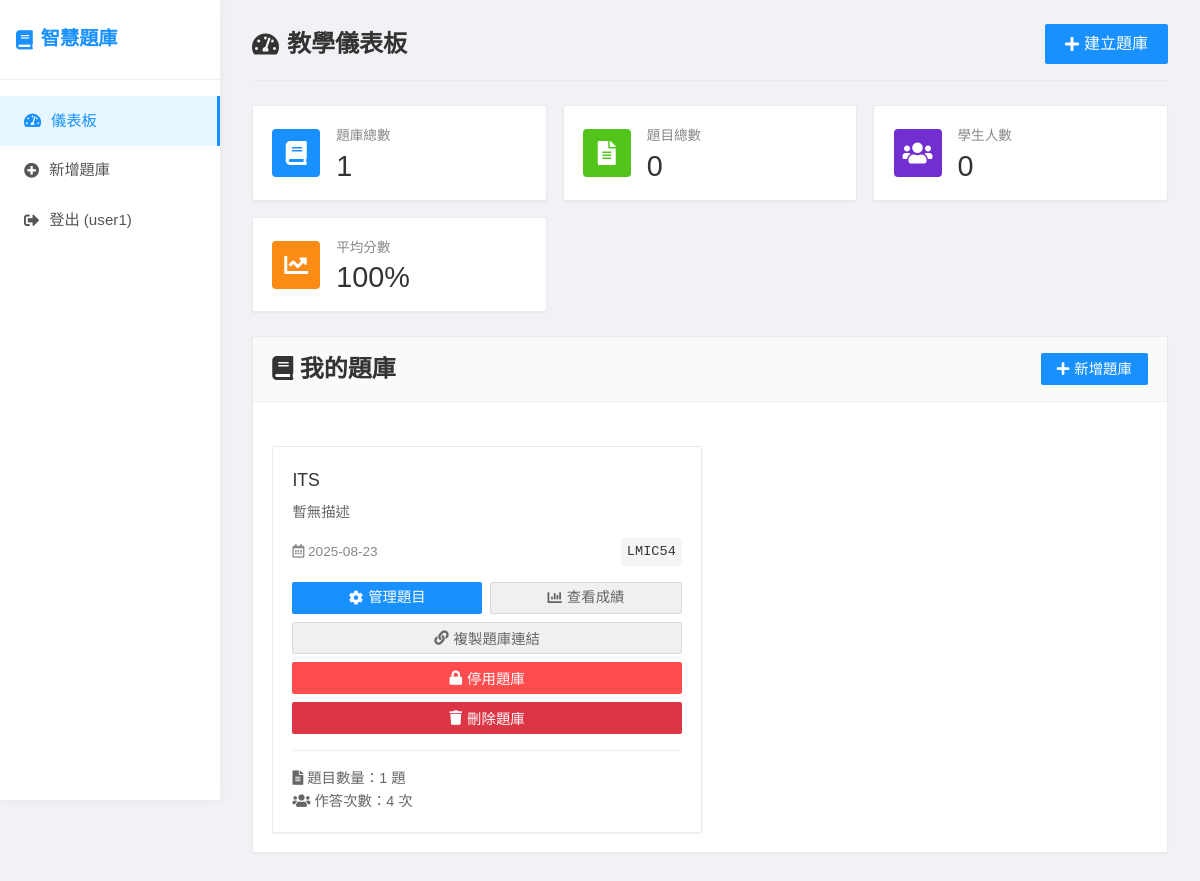
The app's page /teacher-dashboard (signed in), older data.
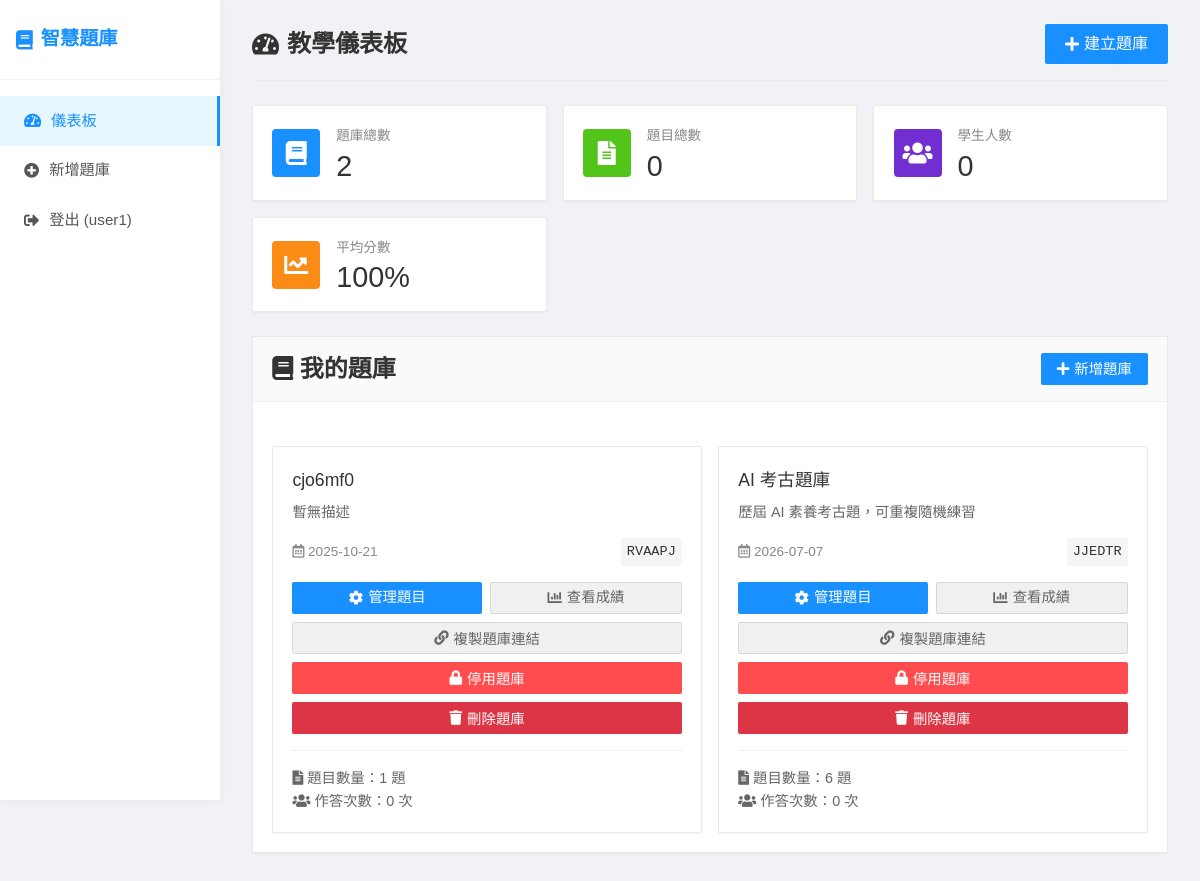
The same page, newer data.
### app.py (models this page shows)
class User(UserMixin, db.Model):
    id = db.Column(db.Integer, primary_key=True)
    username = db.Column(db.String(80), unique=True, nullable=False)
    email = db.Column(db.String(120), unique=True, nullable=False)
    password_hash = db.Column(db.String(120), nullable=False)
    is_teacher = db.Column(db.Boolean, default=True)
    created_at = db.Column(db.DateTime, default=datetime.utcnow)
    quiz_banks = db.relationship('QuizBank', backref='owner', lazy=True)

class QuizBank(db.Model):
    id = db.Column(db.Integer, primary_key=True)
    title = db.Column(db.String(200), nullable=False)
    description = db.Column(db.Text)
    access_code = db.Column(db.String(10), unique=True, nullable=False)
    is_active = db.Column(db.Boolean, default=True)
    quiz_mode = db.Column(db.String(20), default='fixed')
    session_question_count = db.Column(db.Integer, default=10)
    category_ratios = db.Column(db.Text)
    scoring_mode = db.Column(db.String(20), default='explicit')  # explicit | average
    scoring_total_points = db.Column(db.Float, default=100)
    created_at = db.Column(db.DateTime, default=datetime.utcnow)
    teacher_id = db.Column(db.Integer, db.ForeignKey('user.id'), nullable=False)
    questions = db.relationship('Question', backref='quiz_bank', lazy=True, cascade='all, delete-orphan')
    submissions = db.relationship('Submission', backref='quiz_bank', lazy=True)

### app.py (the view)
@app.route('/teacher-dashboard')
@login_required
def teacher_dashboard():
    quiz_banks = QuizBank.query.filter_by(teacher_id=current_user.id).all()
    return render_template('teacher_dashboard.html', quiz_banks=quiz_banks)

### app.py (called while the page is built)
@login_manager.user_loader
def load_user(user_id):
    return User.query.get(int(user_id))

### templates/teacher_dashboard.html (shortened to what this page needs)
{% extends "base.html" %}
{% block content %}
<div class="page-header">
    <h1><i class="fas fa-tachometer-alt"></i> 教學儀表板</h1>
    <a href="{{ url_for('create_quiz_bank') }}" class="btn btn-lg">
        <i class="fas fa-plus"></i> 建立題庫
    </a>
</div>
<div class="stats-cards">
    <div class="stat-card">
        <div class="stat-icon blue">
            <i class="fas fa-book"></i>
        </div>
        <div class="stat-content">
            <div class="stat-title">題庫總數</div>
            <div class="stat-value">{{ quiz_banks|length }}</div>
        </div>
    </div>
    <div class="stat-card">
        <div class="stat-icon green">
            <i class="fas fa-file-alt"></i>
        </div>
        <div class="stat-content">
            <div class="stat-title">題目總數</div>
            <div class="stat-value">{% set total_questions = 0 %}{% for bank in quiz_banks %}{% set total_questions = total_questions + bank.questions|length %}{% endfor %}{{ total_questions }}</div>
        </div>
    </div>
    <div class="stat-card">
        <div class="stat-icon purple">
            <i class="fas fa-users"></i>
        </div>
        <div class="stat-content">
            <div class="stat-title">學生人數</div>
            <div class="stat-value">{% set total_submissions = 0 %}{% for bank in quiz_banks %}{% set total_submissions = total_submissions + bank.submissions|length %}{% endfor %}{{ total_submissions }}</div>
        </div>
    </div>
    <div class="stat-card">
        <div class="stat-icon orange">
            <i class="fas fa-chart-line"></i>
        </div>
        <div class="stat-content">
            <div class="stat-title">平均分數</div>
            <div class="stat-value">100%</div>
        </div>
    </div>
</div>
<div class="card">
    <div class="card-header">
        <h2><i class="fas fa-book"></i> 我的題庫</h2>
        <a href="{{ url_for('create_quiz_bank') }}" class="btn">
            <i class="fas fa-plus"></i> 新增題庫
        </a>
    </div>
    <div class="card-body">
        {% if quiz_banks %}
            <div class="quiz-banks-grid">
                {% for quiz_bank in quiz_banks %}
                <div class="quiz-bank-card">
                    <div class="quiz-bank-title">{{ quiz_bank.title }}</div>
                    <div class="quiz-bank-description">
                        {{ quiz_bank.description if quiz_bank.description else '暫無描述' }}
                    </div>
                    <div class="quiz-bank-info">
                        <span><i class="far fa-calendar-alt"></i> {{ quiz_bank.created_at.strftime('%Y-%m-%d') }}</span>
                        <span class="access-code">{{ quiz_bank.access_code }}</span>
                    </div>
                    <div style="display: flex; gap: 0.5rem; margin-top: 1rem;">
                        <a href="{{ url_for('manage_quiz_bank', quiz_bank_id=quiz_bank.id) }}" class="btn" style="flex: 1; text-align: center;">
                            <i class="fas fa-cog"></i> 管理題目
                        </a>
                        <a href="{{ url_for('view_submissions_page', quiz_bank_id=quiz_bank.id) }}" class="btn btn-secondary" style="flex: 1; text-align: center;">
                            <i class="fas fa-chart-bar"></i> 查看成績
                        </a>
                    </div>
                    <div style="margin-top: 0.5rem;">
                        <button onclick="copyQuizLink('{{ quiz_bank.access_code }}')" class="btn btn-secondary" style="width: 100%;">
                            <i class="fas fa-link"></i> 複製題庫連結
                        </button>
                    </div>
                    <div style="margin-top: 0.5rem;">
                        <button onclick="toggleQuizBank({{ quiz_bank.id }}, {{ quiz_bank.is_active|lower }})"
                                class="btn {{ 'btn-danger' if quiz_bank.is_active else 'btn-success' }}"
                                style="width: 100%;">
                            <i class="fas fa-{{ 'lock' if quiz_bank.is_active else 'lock-open' }}"></i>
                            {{ '停用題庫' if quiz_bank.is_active else '啟用題庫' }}
                        </button>
                    </div>
                    <div style="margin-top: 0.5rem;">
                        <button onclick="deleteQuizBank({{ quiz_bank.id }})"
                                class="btn btn-danger"
                                style="width: 100%; background-color: #dc3545;">
                            <i class="fas fa-trash"></i> 刪除題庫
                        </button>
                    </div>
                    <div style="margin-top: 1rem; padding-top: 1rem; border-top: 1px solid #eee; font-size: 0.9rem; color: #666;">
                        <div><i class="fas fa-file-alt"></i> 題目數量：{{ quiz_bank.questions|length }} 題</div>
                        <div><i class="fas fa-users"></i> 作答次數：{{ quiz_bank.submissions|length }} 次</div>
                    </div>
                </div>
                {% endfor %}
            </div>
        {% endif %}
    </div>
</div>
{% endblock %}

### templates/base.html (shortened to what this page needs)
<!DOCTYPE html>
<html lang="zh-TW">
<head>
    <link rel="stylesheet" href="{{ url_for('static', filename='css/style.css') }}">
    <link rel="stylesheet" href="https://cdnjs.cloudflare.com/ajax/libs/font-awesome/5.15.4/css/all.min.css">
</head>
<body>
    <div class="container">
        <nav class="navbar">
            <h1><i class="fas fa-book"></i> 智慧題庫</h1>
            <div class="nav-links">
                {% if current_user.is_authenticated %}
                    <a href="{{ url_for('teacher_dashboard') }}" class="{{ 'active' if request.endpoint == 'teacher_dashboard' else '' }}">
                        <i class="fas fa-tachometer-alt"></i> 儀表板
                    </a>
                    <a href="{{ url_for('create_quiz_bank') }}" class="{{ 'active' if request.endpoint == 'create_quiz_bank' else '' }}">
                        <i class="fas fa-plus-circle"></i> 新增題庫
                    </a>
                    <a href="{{ url_for('logout') }}">
                        <i class="fas fa-sign-out-alt"></i> 登出 ({{ current_user.username }})
                    </a>
                {% endif %}
            </div>
        </nav>
        <div class="content">
            {% block content %}{% endblock %}
        </div>
    </div>
</body>
</html>

### static/css/style.css (style rules this page uses)
* { margin: 0; padding: 0; box-sizing: border-box; }
body { font-family: 'Microsoft JhengHei', Consolas, sans-serif; line-height: 1.6; background: #f0f2f5; min-height: 100vh; }
.container { display: flex; min-height: 100vh; }
.navbar { width: 220px; background: #fff; color: #333; box-shadow: 0 0 10px rgba(0,0,0,0.05); display: flex; flex-direction: column; padding: 0; position: fixed; height: 100vh; z-index: 100; }
.navbar h1 { font-size: 1.2rem; font-weight: bold; padding: 1.5rem 1rem; color: #1890ff; border-bottom: 1px solid #f0f0f0; margin: 0; display: flex; align-items: center; gap: 8px; }
.navbar .nav-links { display: flex; flex-direction: column; padding: 1rem 0; }
.navbar a, .navbar .nav-label { color: #555; text-decoration: none; padding: 0.8rem 1.5rem; transition: all 0.3s; display: flex; align-items: center; gap: 10px; font-size: 0.95rem; }
.navbar a.active { background-color: #e6f7ff; color: #1890ff; border-right: 3px solid #1890ff; }
.content { flex: 1; padding: 1.5rem 2rem; margin-left: 220px; background: #f0f2f5; }
.page-header { display: flex; justify-content: space-between; align-items: center; margin-bottom: 1.5rem; padding-bottom: 1rem; border-bottom: 1px solid #eaeaea; }
.page-header h1 { font-size: 1.5rem; color: #333; margin: 0; display: flex; align-items: center; gap: 8px; }
.btn { display: inline-flex; align-items: center; justify-content: center; padding: 0.5rem 1rem; background: #1890ff; color: white; text-decoration: none; border: none; border-radius: 2px; cursor: pointer; font-size: 0.9rem; font-weight: 500; transition: all 0.2s; height: 32px; gap: 5px; white-space: nowrap; }
.btn-secondary { background: #f0f0f0; color: #666; border: 1px solid #d9d9d9; }
.btn-danger { background: #ff4d4f; }
.btn-lg { height: 40px; padding: 0.5rem 1.25rem; font-size: 1rem; }
.card { background: white; border-radius: 2px; box-shadow: 0 1px 2px rgba(0,0,0,0.05); margin-bottom: 1rem; overflow: hidden; transition: all 0.3s; border: 1px solid #eaeaea; }
.card-header { background: #fafafa; color: #333; padding: 0.8rem 1.2rem; font-weight: 500; border-bottom: 1px solid #f0f0f0; display: flex; justify-content: space-between; align-items: center; }
.card-body { padding: 1.2rem; }
.stats-cards { display: grid; grid-template-columns: repeat(auto-fit, minmax(220px, 1fr)); gap: 1rem; margin-bottom: 1.5rem; }
.stat-card { background: white; border-radius: 2px; padding: 1.2rem; display: flex; align-items: center; box-shadow: 0 1px 2px rgba(0,0,0,0.05); border: 1px solid #eaeaea; }
.stat-icon { width: 48px; height: 48px; border-radius: 4px; display: flex; align-items: center; justify-content: center; margin-right: 1rem; font-size: 1.5rem; color: white; }
.stat-icon.blue { background: #1890ff; }
.stat-icon.green { background: #52c41a; }
.stat-icon.purple { background: #722ed1; }
.stat-icon.orange { background: #fa8c16; }
.stat-content { flex: 1; }
.stat-title { font-size: 0.85rem; color: #888; margin-bottom: 0.3rem; }
.stat-value { font-size: 1.8rem; font-weight: 500; color: #333; line-height: 1; }
.quiz-banks-grid { display: grid; grid-template-columns: repeat(auto-fill, minmax(300px, 1fr)); gap: 1rem; margin-top: 1.5rem; }
.quiz-bank-card { background: white; border-radius: 2px; box-shadow: 0 1px 2px rgba(0,0,0,0.05); border: 1px solid #eaeaea; padding: 1.2rem; transition: all 0.3s; }
.quiz-bank-title { font-size: 1.1rem; font-weight: 500; color: #333; margin-bottom: 0.5rem; }
.quiz-bank-description { color: #666; margin-bottom: 1rem; line-height: 1.4; font-size: 0.9rem; }
.quiz-bank-info { display: flex; justify-content: space-between; align-items: center; margin-bottom: 1rem; font-size: 0.85rem; color: #888; }
.access-code { background: #f5f5f5; padding: 3px 6px; border-radius: 2px; font-family: Consolas, monospace; font-weight: 500; color: #333; font-size: 0.85rem; }

Row changes from the older to the newer data that the page shows:
removed QuizBank: title "ITS", description "暫無描述", created_at "2025-08-23", access_code "LMIC54", is_active "停用題庫", questions|length "1", submissions|length "4"
added QuizBank: title "cjo6mf0", description "暫無描述", created_at "2025-10-21", access_code "RVAAPJ", is_active "停用題庫", questions|length "1", submissions|length "0"
added QuizBank: title "AI 考古題庫", description "歷屆 AI 素養考古題，可重複隨機練習", created_at "2026-07-07", access_code "JJEDTR", is_active "停用題庫", questions|length "6", submissions|length "0"
Text that changed along with them:
{{ quiz_banks|length }}: "1" → "2"
